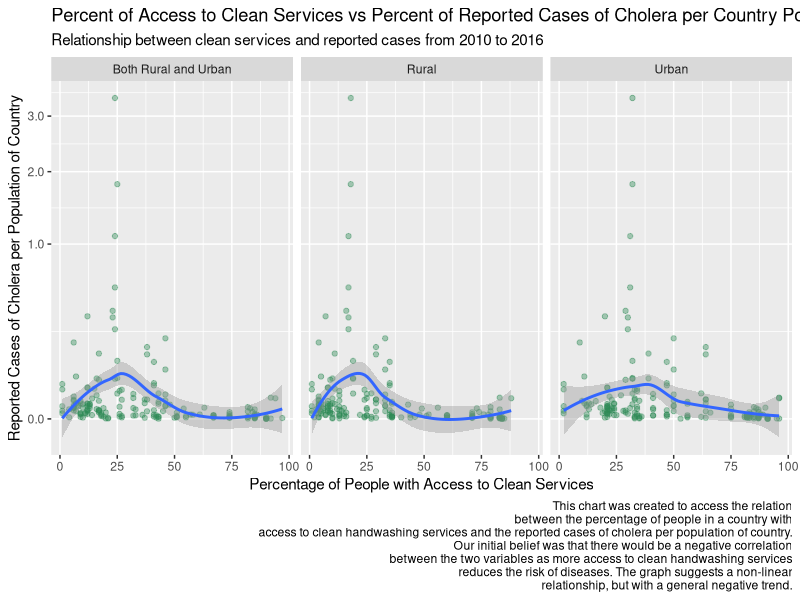
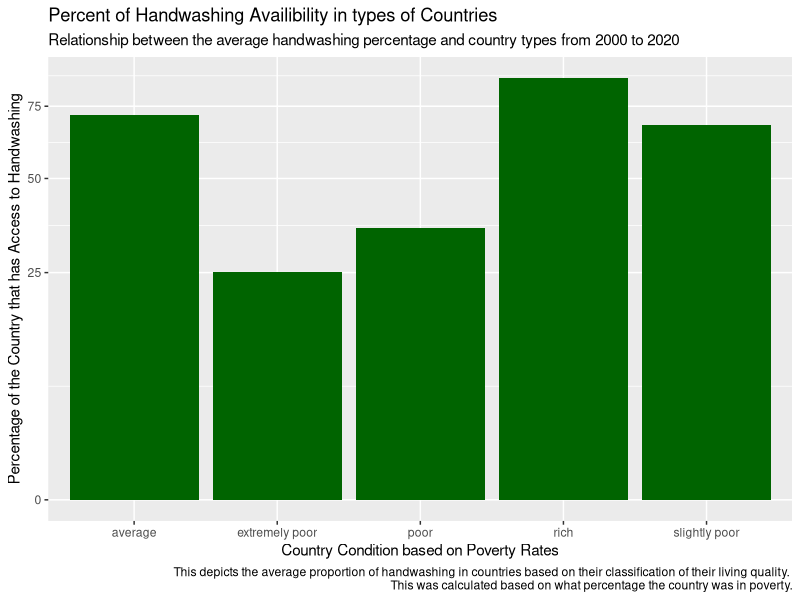
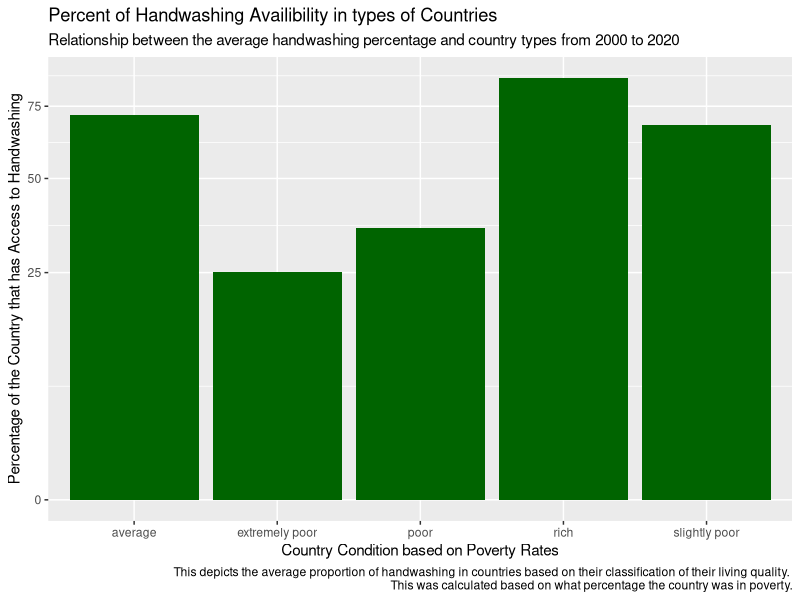

These figures' R source, in order:
## ---- chunk 1
knitr::opts_chunk$set(echo = FALSE)
library(dplyr)
library(ggplot2)
library(stringr)
library(tidyr)
library(data.table)
library(knitr)

## ---- chunk 2
  #Cholera data
cholera <- read.csv("../data/data_cholera_infection_rate.csv")

#Handwashing data
handwash <- read.csv("../data/data_handwash.csv")

#Population data
population <- read.csv("../data/data_country_population.csv")

#Diarrhea data
diarrhea <- read.csv("../data/data_diarrhea_death_rate.csv")

#Poverty data
poverty <- read.csv("../data/data_poverty.csv")

handwash <- read.csv("../data/data_handwash.csv")
## ---- chunk 3
  #Convert Years to rows
population_filtered <- select(population, -c(Country.Code, Indicator.Name, Indicator.Code)) %>%
                      gather("Year", "Population", -Country.Name)%>%
                      rename(Country =Country.Name)
#Rename columns for handwash
handwash_filtered <- slice(handwash,3:n())
names(handwash_filtered) <-  paste0(names(handwash_filtered), ",") %>%
                               str_replace("\\.1,", ", Urban") %>%
                          str_replace("\\.2,", ", Rural") %>%
                          str_replace("\\,$", ", Both Rural and Urban")
#Remove Years to actual years
population_filtered$Year <- strtoi(str_replace(population_filtered$Year, "X", ""))
#Convert handwash years to rows
handwash_filtered <- rename(handwash_filtered, Countries = "X, Both Rural and Urban") %>%
                      gather("Year_and_type", "Percent", -Countries) %>%
                    separate("Year_and_type", into = c("Year","Urban_Rural_or_Both"), sep = ", ")%>%
                    rename(Country = Countries)
#Convert Percentages to integers
#String to integer function is from:
#https://www.tutorialkart.com/r-tutorial/r-convert-string-to-integer/#:~:text=To%20convert%20String%20to%20Integer%20in%20R%20programming%2C%20call%20strtoi,respect%20to%20the%20specified%20base.
handwash_filtered$Percent <- strtoi(handwash_filtered$Percent)
handwash_filtered <- filter(handwash_filtered, !is.na(handwash_filtered$Percent))
#Convert Year to actual years
handwash_filtered$Year <- strtoi(str_replace(handwash_filtered$Year, "X", ""))
#Join handwash_filtered and cholera and filter for max date
handwash_and_cholera <- inner_join(handwash_filtered, cholera) %>% filter(Year == max(Year))
#Value 1
maximum_proportion_handwash <- handwash_and_cholera %>%filter(Percent == max(Percent)) %>%
  pull(Percent)
maximum_proportion_handwash <- maximum_proportion_handwash[1]
#Value 2
max_prop_how_many <-  handwash_and_cholera %>% filter(Percent == max(Percent)) %>%
  pull(Country)
max_prop_how_many <- length(max_prop_how_many)
#Value 3
avg_prop_poverty <- round((mean(na.omit(poverty$percPoverty))), digits = 2)
#Value 4
median_cholera_cases  <- round(median(handwash_and_cholera$Number.of.reported.cases.of.cholera, na.rm =TRUE), digits = 2)
#Value 5
minimum_proportion_handwash <-  handwash_and_cholera %>% filter(Percent == min(Percent)) %>%
  pull(Percent)
minimum_proportion_handwash <- minimum_proportion_handwash[1]
#Value 6
min_prop_how_many <-  handwash_and_cholera %>% filter(Percent == min(Percent)) %>%
  pull(Country)
min_prop_how_many <- length(min_prop_how_many)
#Summary list function
summary_list <- list()
summary_list$maximum_proportion_handwash <- maximum_proportion_handwash
summary_list$max_prop_how_many <- max_prop_how_many
summary_list$avg_prop_poverty <- avg_prop_poverty
summary_list$median_cholera_cases <- median_cholera_cases
summary_list$minimum_proportion_handwash <-minimum_proportion_handwash
summary_list$min_prop_how_many <- min_prop_how_many
summary_list$avg_cholera_cases <- round(mean(handwash_and_cholera$Number.of.reported.cases.of.cholera, na.rm =TRUE), digits = 2)
## ---- chunk 4
highest_poverty <- poverty %>%
  group_by(country)%>%
  filter(percPoverty >= 50.0)
table <- as.data.table(highest_poverty)
kable(table)
 
## ---- chunk 5
  #Convert Years to rows
population_filtered <- select(population, -c(Country.Code, Indicator.Name, Indicator.Code)) %>%
                      gather("Year", "Population", -Country.Name)%>%
                      rename(Country =Country.Name)
#Rename columns for handwash
handwash_filtered <- slice(handwash,3:n())
names(handwash_filtered) <-  paste0(names(handwash_filtered), ",") %>%
                               str_replace("\\.1,", ", Urban") %>%
                          str_replace("\\.2,", ", Rural") %>%
                          str_replace("\\,$", ", Both Rural and Urban")

#Remove Years to actual years
population_filtered$Year <- strtoi(str_replace(population_filtered$Year, "X", ""))

#Convert handwash years to rows
handwash_filtered <- rename(handwash_filtered, Countries = "X, Both Rural and Urban") %>%
                      gather("Year_and_type", "Percent", -Countries) %>%
                    separate("Year_and_type", into = c("Year","Urban_Rural_or_Both"), sep = ", ")%>%
                    rename(Country = Countries)

#Convert Percentages to integers
#String to integer function is from:
#https://www.tutorialkart.com/r-tutorial/r-convert-string-to-integer/#:~:text=To%20convert%20String%20to%20Integer%20in%20R%20programming%2C%20call%20strtoi,respect%20to%20the%20specified%20base.
handwash_filtered$Percent <- strtoi(handwash_filtered$Percent)
handwash_filtered <- filter(handwash_filtered, !is.na(handwash_filtered$Percent))

#Convert Year to actual years
handwash_filtered$Year <- strtoi(str_replace(handwash_filtered$Year, "X", ""))

#Join handwash_filtered and cholera
handwash_and_cholera <- inner_join(handwash_filtered, cholera)

#Join handwash_and_cholera with population_filtered, and
#create Proportion for Cholera Cases divided by Proportion of Sanitation
final_dataframe <- inner_join(handwash_and_cholera, population_filtered) %>%
                    mutate(cases_per_population = Number.of.reported.cases.of.cholera / Population * 100) %>%
                    filter(Year == 2016 | Year == 2015 | Year == 2014 | Year ==2013 | Year == 2012 | Year == 2011| Year == 2010 )

#Make our ggplot2 chart
chart_1 <- ggplot(data = final_dataframe, aes(x = Percent, y = cases_per_population)) +
                    geom_point(alpha = .4, color = "seagreen") +
                    geom_smooth()+facet_wrap(~Urban_Rural_or_Both) +
                    xlab("Percentage of People with Access to Clean Services") +
                    ylab("Reported Cases of Cholera per Population of Country") +
                  # I got the scales::comma lable from:
                  #https://stackoverflow.com/questions/52602503/display-an-axis-value-in-millions-in-ggplot
                  #Square root scale is from:
                  #https://ggplot2-book.org/scales-guides.html
                    scale_y_sqrt(labels = scales::comma) +
                    labs(title = "Percent of Access to Clean Services vs Percent of Reported Cases of Cholera per Country Population",
                        subtitle = "Relationship between clean services and reported cases from 2010 to 2016",
                        caption = "This chart was created to access the relation
                        between the percentage of people in a country with
                        access to clean handwashing services and the reported cases of cholera per population of country.
                        Our initial belief was that there would be a negative correlation
                        between the two variables as more access to clean handwashing services
                        reduces the risk of diseases. The graph suggests a non-linear
                        relationship, but with a general negative trend.")


chart_1


## ---- chunk 6
library(dplyr)
library(ggplot2)
library(stringr)
library(tidyr)



handwash_filtered <- slice(handwash,3:n())
names(handwash_filtered) <-  paste0(names(handwash_filtered), ",") %>%
  str_replace("\\.1,", ", Urban") %>%
  str_replace("\\.2,", ", Rural") %>%
  str_replace("\\,$", ", Both Rural and Urban")

#Convert handwash years to rows
handwash_filtered <- rename(handwash_filtered, Countries = "X, Both Rural and Urban") %>%
  gather("Year_and_type", "Percent", -Countries) %>%
  separate("Year_and_type", into = c("Year","Urban_Rural_or_Both"), sep = ", ")%>%
  rename(Country = Countries)

#Convert Percentages to integers
#String to integer function is from:
#https://www.tutorialkart.com/r-tutorial/r-convert-string-to-integer/#:~:text=To%20convert%20String%20to%20Integer%20in%20R%20programming%2C%20call%20strtoi,respect%20to%20the%20specified%20base.
handwash_filtered$Percent <- strtoi(handwash_filtered$Percent)
handwash_filtered <- filter(handwash_filtered, !is.na(handwash_filtered$Percent))

#Convert Year to actual years
handwash_filtered$Year <- strtoi(str_replace(handwash_filtered$Year, "X", ""))

(mean(na.omit(poverty$percPoverty)))


handwash_filtered <- slice(handwash,3:n())
names(handwash_filtered) <-  paste0(names(handwash_filtered), ",") %>%
  str_replace("\\.1,", ", Urban") %>%
  str_replace("\\.2,", ", Rural") %>%
  str_replace("\\,$", ", Both Rural and Urban")

#Convert handwash years to rows
handwash_filtered <- rename(handwash_filtered, Countries = "X, Both Rural and Urban") %>%
  gather("Year_and_type", "Percent", -Countries) %>%
  separate("Year_and_type", into = c("Year","Urban_Rural_or_Both"), sep = ", ")%>%
  rename(Country = Countries)

#Convert Percentages to integers
#String to integer function is from:
#https://www.tutorialkart.com/r-tutorial/r-convert-string-to-integer/#:~:text=To%20convert%20String%20to%20Integer%20in%20R%20programming%2C%20call%20strtoi,respect%20to%20the%20specified%20base.
handwash_filtered$Percent <- strtoi(handwash_filtered$Percent)
handwash_filtered <- filter(handwash_filtered, !is.na(handwash_filtered$Percent))

#Convert Year to actual years
handwash_filtered$Year <- strtoi(str_replace(handwash_filtered$Year, "X", ""))

(mean(na.omit(poverty$percPoverty)))

poverty_df <- data.frame(poverty$percPoverty, poverty)
poverty_df <- data.frame(poverty_df$percPoverty, poverty)
poverty_df$percPoverty <- as.double(poverty_df$percPoverty)


handwash_df <- handwash_filtered %>% mutate(no = (100 - handwash_filtered$Percent)) 
View(handwash_df)

poverty.df <- poverty_df %>% mutate(
  country_type = ifelse(poverty_df$percPoverty  < 10,"rich", ifelse(poverty_df$percPoverty < 20 & poverty_df$percPoverty > 10,  
                                                                    "average", ifelse(poverty_df$percPoverty < 30 & poverty_df$percPoverty > 20, "slightly poor", ifelse(poverty_df$percPoverty < 40 & 
                                                                                                                                                                           poverty_df$percPoverty > 30, "poor", "extremely poor"))))
)

poverty.df <- poverty.df %>% 
  rename("Country" = "country")

merge <- inner_join(poverty.df, handwash_df)

View(merge)
View(poverty.df)

merge <- merge %>%group_by(country_type) %>%
  summarise(Percent = mean(Percent))
merge <- arrange(merge, Percent)
View(merge)

merge %>%filter(!is.na(country_type))

p<-ggplot(data= na.omit(merge), aes(x=country_type, y=Percent)) +
  geom_bar(stat="identity", fill = " dark green") +
  
  xlab("Country Condition based on Poverty Rates") +
  ylab("Percentage of the Country that has Access to Handwashing") +
  scale_y_sqrt(labels = scales::comma)  +
  labs(title = "Percent of Handwashing Availibility in types of Countries", 
       subtitle = "Relationship between the average handwashing percentage and country types from 2000 to 2020", 
       caption = "This depicts the average proportion of handwashing in countries based on their classification of their living quality. 
       This was calculated based on what percentage the country was in poverty." )
p


poverty_df <- data.frame(poverty$percPoverty, poverty)
poverty_df <- data.frame(poverty_df$percPoverty, poverty)
poverty_df$percPoverty <- as.double(poverty_df$percPoverty)


handwash_df <- handwash_filtered %>% mutate(no = (100 - handwash_filtered$Percent)) 
View(handwash_df)

poverty.df <- poverty_df %>% mutate(
country_type = ifelse(poverty_df$percPoverty  < 10,"rich", ifelse(poverty_df$percPoverty < 20 & poverty_df$percPoverty > 10,  
    "average", ifelse(poverty_df$percPoverty < 30 & poverty_df$percPoverty > 20, "slightly poor", ifelse(poverty_df$percPoverty < 40 & 
    poverty_df$percPoverty > 30, "poor", "extremely poor"))))
 )

poverty.df <- poverty.df %>% 
  rename("Country" = "country")

merge <- inner_join(poverty.df, handwash_df)

View(merge)
View(poverty.df)

merge <- merge %>%group_by(country_type) %>%
summarise(Percent = mean(Percent))
merge <- arrange(merge, Percent)
View(merge)

merge %>%filter(!is.na(country_type))

p<-ggplot(data= na.omit(merge), aes(x=country_type, y=Percent)) +
  geom_bar(stat="identity", fill = " dark green") +
 
  xlab("Country Condition based on Poverty Rates") +
  ylab("Percentage of the Country that has Access to Handwashing") +
   scale_y_sqrt(labels = scales::comma)  +
  labs(title = "Percent of Handwashing Availibility in types of Countries", 
       subtitle = "Relationship between the average handwashing percentage and country types from 2000 to 2020", 
       caption = "This depicts the average proportion of handwashing in countries based on their classification of their living quality. 
       This was calculated based on what percentage the country was in poverty." )
p




## ---- chunk 7
# total handwashing with soap
# 
# total_handwashing <- read.csv("data/data_handwash.csv") %>%
#   select('...1', `2020...2`, `2019...5`, `2018...8`, `2017...11`, `2016...14`, `2015...17`, `2014...20`, `2013...23`, `2012...26`, `2011...29`, `2010...32`, `2009...35`, `2008...38`, `2007...41`, `2006...44`, `2005...47`, `2004...50`, `2003...53`, `2002...56`, `2001...59`)
# total_handwashing<- rename(total_handwashing, countries = '...1')
# total_handwashing <- rename( total_handwashing, '2020' = '2020...2', '2019' = `2019...5`,  '2018' = `2018...8`, '2017' = `2017...11`,  '2016' = `2016...14`, '2015' = `2015...17`, '2014' = `2014...20`, '2013' = `2013...23`, '2012' = `2012...26`, '2011' = `2011...29`, '2010' = `2010...32`, '2009' = `2009...35`, '2008' = `2008...38`, '2007' = `2007...41`, '2006' = `2006...44`, '2005' = `2005...47`, '2004' = `2004...50`, '2003' = `2003...53`, '2002' = `2002...56`, '2001' = `2001...59` )
# View(total_handwashing)
# 
# total_handwashing = total_handwashing[-1, ]
# 
# total_handwashing <- total_handwashing %>%
#   pivot_longer(-c('countries'), names_to = "date", values_to = "total_percentage")
# View(total_handwashing)
# 
# total_handwashing = total_handwashing[-1:-20, ]
# 
# total_handwashing <- na.omit(total_handwashing)
# View(total_handwashing)
# 
# total_handwashing$total_percentage <- strtoi(total_handwashing$total_percentage)
# total_handwashing$date <- strtoi(total_handwashing$date)
# 
# total_handwashing <- total_handwashing %>%
#   group_by(countries, date) %>%
#   summarise(total_percentage = sum(total_percentage)) %>%
#   ungroup()
# 
# total_handwashing <- total_handwashing %>%
#   group_by(date) %>%
#   summarise(total_percentage = mean(total_percentage))
# 
# 
# total_handwashing_plot <- total_handwashing %>%
#   ggplot(aes(x = date, y = total_percentage)) + 
#   geom_line(alpha = .4, color = "seagreen") + 
#   xlab("Date") +
#   ylab("Percentage of People with Access to Handwashing Services") +
#   scale_y_sqrt(labels = scales::comma) + 
#   labs(title = "Average total percentage of Handwashing Access per Year",
#        subtitle = "Relationship between Handwashing Service Accessibility and Date",
#        caption = " This chart was created to determine the correlation between handwashing access and time.
#                   This will help people visualize how handwashing access has developed over the past years.
#                   We initially thought that the graph would show very visible positive growth, however,
#                   we can now see how their are quite a few dips in the chart that we did not expect.It is observed
#                   how the chart does seem to be levelling out in the recent years. This answers our 
#                   question #2 of if access to handwashing services has increased over time.")
# 

